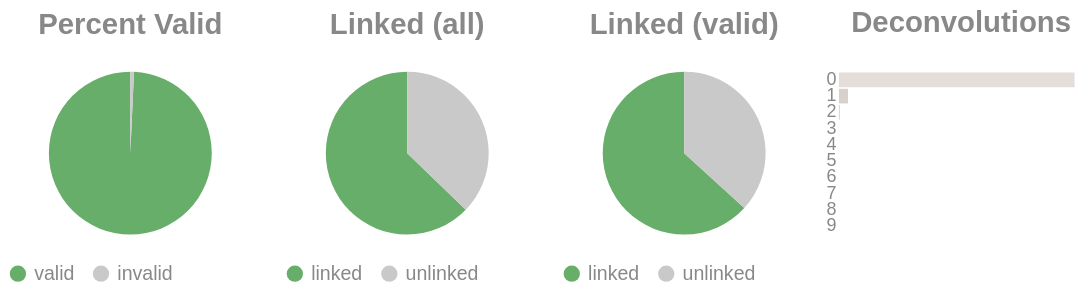

Here is the notebook cell this chart was saved with:
### Code cell
if SKIPLR:
    pass
else:
    clash = Counter()
    for i in valids['molecule'].to_list():
        _mol = i.split("-")
        if len(_mol) == 1:
            clash.update('0')
        else:
            clash.update(_mol[-1])

    _d = {"deconvolutions": [], 'count': []}
    for k,v in clash.items():
        _d['deconvolutions'].append(k)
        _d['count'].append(v)

    tot_valid = valids['reads'].sum()
    mask = valids['reads'] >= 2
    n_linked_reads = valids.filter(mask)['reads'].sum()
    if n_linked_reads == 0:
        print_html("No linked molecules (>=2 reads) were detected; skipping linked-only distributions.")
        SKIPLR = True
    else:
        perc_valid = round(tot_valid / n_reads, 4)
        linked_perc_abs = round(n_linked_reads / n_reads, 4)
        linked_perc = round(n_linked_reads / tot_valid, 4)

    _valid = pl.DataFrame({"valids": ['valid', 'invalid'], "count": [tot_valid, n_reads - tot_valid]})
    _linked_abs = pl.DataFrame({"linked (absolute)": ['linked', 'unlinked'], "count": [n_linked_reads, n_reads - n_linked_reads]})
    _linked_rel = pl.DataFrame({"linked (valids)": ['linked', 'unlinked'], "count": [n_linked_reads, tot_valid - n_linked_reads]})

    (
        alt.hconcat(
            piechart(_valid, goodval = 'valid', title = "Percent Valid"),
            piechart(_linked_abs, goodval = "linked", title =  "Linked (all)"),
            piechart(_linked_rel, goodval = "linked", title =  "Linked (valid)"),
            convolutionbar(pl.DataFrame(_d), title = "Deconvolutions"),
            center = True,
            bounds = 'flush'
        )
        .resolve_scale(color='independent')
        .resolve_legend('independent')
        .properties(usermeta={'embedOptions': {"actions": False}})
    ).display()

### Figure 1 — Vega-Lite specification as saved in the notebook (floating-point values rounded to 4 significant figures)
{"width": "container", "height": 400, "config": {"title": {"anchor": "start", "dy": -15, "fontSize": 18, "color": "#888888", "subtitleColor": "#888888", "subtitleFontSize": 14}, "arc": {"fill": "#0072B2"}, "axis": {"domainColor": "#888888", "domainWidth": 0.5, "gridWidth": 0.2, "grid": false, "titleFontWeight": 400, "titleFontSize": 15, "labelFontSize": 11, "labelColor": "#888888", "tickColor": "#888888", "tickWidth": 0.2, "titleColor": "#888888"}, "axisBand": {"grid": false}, "axisX": {"grid": true, "tickSize": 10, "domainCap": "round"}, "axisY": {"domain": false, "grid": true, "tickSize": 0, "domainCap": "round"}, "background": "transparent", "header": {"labelFontSize": 15, "labelColor": "#888888", "titleFontSize": 15, "titleFontWeight": 600, "titleColor": "#888888"}, "legend": {"labelFont": "sans-serif", "labelFontSize": 12, "labelColor": "#888888", "symbolSize": 100, "symbolType": "circle", "titleFontSize": 12, "titlePadding": 10, "titleColor": "#888888", "title": null}, "range": {"category": ["#E69F00", "#56B4E9", "#009E73", "#F0E442", "#0072B2", "#D55E00", "#CC79A7", "#000000"], "diverging": ["#cfe8f3", "#a2d4ec", "#73bfe2", "#46abdb", "#1696d2", "#12719e"]}, "area": {"fill": "#0072B2", "fillOpacity": 0.7, "line": true, "strokeOpacity": 0.7}, "line": {"color": "#0072B2", "stroke": "#0072B2", "strokeWidth": 2}, "trail": {"color": "#0072B2", "stroke": "#0072B2", "strokeWidth": 0, "size": 1}, "point": {"filled": true, "fillOpacity": 1.0, "size": 95}, "text": {"color": "#888888", "fontSize": 11, "align": "right", "fontWeight": 400, "size": 11}, "bar": {"fill": "#0072B2", "stroke": null}, "view": {"stroke": null, "continuousWidth": 660, "continuousHeight": 400}}, "hconcat": [{"data": {"name": "data-2dbca189c5d11aed1acc496dcac42f53"}, "mark": {"type": "arc"}, "encoding": {"color": {"field": "valids", "legend": {"orient": "bottom", "title": null}, "scale": {"domain": ["valid", "invalid"], "range": ["#68ae6b", "#C9C9C9"]}, "title": "Valids", "type": "nominal"}, "theta": {"field": "count", "type": "quantitative"}, "tooltip": [{"field": "valids", "title": "Valids", "type": "ordinal"}, {"field": "percent", "format": ".2%", "title": "Percent", "type": "quantitative"}, {"field": "count", "title": "Count", "type": "quantitative"}]}, "height": 100, "title": {"text": "Percent Valid", "align": "center", "anchor": "middle"}, "transform": [{"calculate": "datum.count / 4000326", "as": "percent"}], "width": 150}, {"data": {"name": "data-e7c8dbc070b9276ba299a19b1b33fb8b"}, "mark": {"type": "arc"}, "encoding": {"color": {"field": "linked (absolute)", "legend": {"orient": "bottom", "title": null}, "scale": {"domain": ["linked", "unlinked"], "range": ["#68ae6b", "#C9C9C9"]}, "title": "Linked (Absolute)", "type": "nominal"}, "theta": {"field": "count", "type": "quantitative"}, "tooltip": [{"field": "linked (absolute)", "title": "Linked (Absolute)", "type": "ordinal"}, {"field": "percent", "format": ".2%", "title": "Percent", "type": "quantitative"}, {"field": "count", "title": "Count", "type": "quantitative"}]}, "height": 100, "title": {"text": "Linked (all)", "align": "center", "anchor": "middle"}, "transform": [{"calculate": "datum.count / 4000326", "as": "percent"}], "width": 150}, {"data": {"name": "data-d15d34f93e8f22d4d12aa4d0ddc9c323"}, "mark": {"type": "arc"}, "encoding": {"color": {"field": "linked (valids)", "legend": {"orient": "bottom", "title": null}, "scale": {"domain": ["linked", "unlinked"], "range": ["#68ae6b", "#C9C9C9"]}, "title": "Linked (Valids)", "type": "nominal"}, "theta": {"field": "count", "type": "quantitative"}, "tooltip": [{"field": "linked (valids)", "title": "Linked (Valids)", "type": "ordinal"}, {"field": "percent", "format": ".2%", "title": "Percent", "type": "quantitative"}, {"field": "count", "title": "Count", "type": "quantitative"}]}, "height": 100, "title": {"text": "Linked (valid)", "align": "center", "anchor": "middle"}, "transform": [{"calculate": "datum.count / 3971333", "as": "percent"}], "width": 150}, {"data": {"name": "data-76a148d438a87523c73482a78c5f2be4"}, "mark": {"type": "bar"}, "encoding": {"color": {"field": "deconvolutions", "legend": null, "scale": {"scheme": "lightgreyred"}, "type": "nominal"}, "tooltip": [{"field": "deconvolutions", "title": "Deconvolutions", "type": "ordinal"}, {"field": "percent", "format": ".2%", "title": "Percent", "type": "quantitative"}, {"field": "count", "title": "Count", "type": "quantitative"}], "x": {"axis": null, "field": "count", "type": "quantitative"}, "y": {"field": "deconvolutions", "sort": "ascending", "title": null, "type": "nominal"}}, "height": 100, "title": {"text": "Deconvolutions", "align": "center", "anchor": "middle"}, "transform": [{"calculate": "datum.count / 2009541", "as": "percent"}], "width": 150}], "bounds": "flush", "center": true, "resolve": {"legend": {"angle": "independent"}, "scale": {"color": "independent"}}, "usermeta": {"embedOptions": {"actions": false}}, "$schema": "https://vega.github.io/schema/vega-lite/v6.1.0.json", "datasets": {"data-2dbca189c5d11aed1acc496dcac42f53": [{"valids": "valid", "count": 3971333}, {"valids": "invalid", "count": 28993}], "data-e7c8dbc070b9276ba299a19b1b33fb8b": [{"linked (absolute)": "linked", "count": 2510585}, {"linked (absolute)": "unlinked", "count": 1489741}], "data-d15d34f93e8f22d4d12aa4d0ddc9c323": [{"linked (valids)": "linked", "count": 2510585}, {"linked (valids)": "unlinked", "count": 1460748}], "data-76a148d438a87523c73482a78c5f2be4": [{"deconvolutions": "0", "count": 1928235}, {"deconvolutions": "1", "count": 74317}, {"deconvolutions": "2", "count": 5955}, {"deconvolutions": "3", "count": 814}, {"deconvolutions": "4", "count": 158}, {"deconvolutions": "5", "count": 46}, {"deconvolutions": "6", "count": 10}, {"deconvolutions": "7", "count": 4}, {"deconvolutions": "8", "count": 1}, {"deconvolutions": "9", "count": 1}]}}
